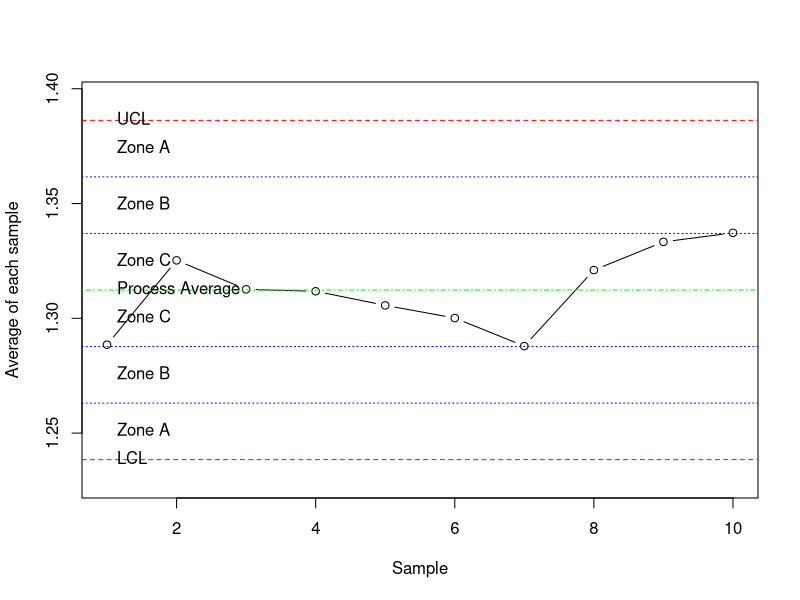

Here is the R script that generated this plot:
#Clear the environment
rm(list=ls())

#Load required libraries
library(matrixStats)

#Load in our big dataset (For now, use that other formula to generate a fake dataset )
voltages <- as.data.frame(replicate(4, rnorm(10,mean=1.31,sd=0.05)))

#Calculate X'' and R
sampleMeans <-rowMeans(voltages) 
gpAve <- mean(sampleMeans)

maxMinList <- rowRanges(as.matrix(voltages))
rangeAve<- mean(maxMinList[,2]-maxMinList[,1])

#Calculate UCL and LCL
a2 <- 0.729
ucl <- gpAve + a2*rangeAve
lcl <- gpAve - a2*rangeAve

#Determine the intervals for each zone. Store in a dataframe for easy reference later on
zoneDistance <- (ucl - gpAve)/3

cZones <- c(gpAve + zoneDistance, gpAve - zoneDistance)
bZones <- c(gpAve + 2*zoneDistance, gpAve - 2*zoneDistance)
aZones <- c(ucl, lcl)

zoneDf <- data.frame(cZones,bZones,aZones)
colnames(zoneDf) <- c('C', 'B', 'A')

#Plot X' with a clear centreline, dotted lines for each zone and a dashed line for UCL and LCL
results <- plot(sampleMeans, type = "b", ylab = "Average of each sample", xlab = "Sample", ylim = c(lcl-0.01,ucl+0.01))

#Plot the centreline
abline(h=gpAve, lty=4, col="green")
text(gpAve, results, labels="Process Average", pos=4)

#Plot LCL and UCL
abline(h=lcl, lty=2, col="red")
text(lcl, results, labels="LCL", pos=4)
abline(h=ucl, lty=2, col="red")
text(ucl, results, labels="UCL", pos=4)

#Plot the zones
abline(h=zoneDf$C[1], lty=3, col="blue")
abline(h=zoneDf$C[2], lty=3, col="blue")

abline(h=zoneDf$B[1], lty=3, col="blue")
abline(h=zoneDf$B[2], lty=3, col="blue")

text(gpAve + zoneDistance/2, results, labels="Zone C", pos=4)
text(gpAve - zoneDistance/2, results, labels="Zone C", pos=4)

text(gpAve + 1.5*zoneDistance, results, labels="Zone B", pos=4)
text(gpAve - 1.5*zoneDistance, results, labels="Zone B", pos=4)

text(gpAve + 2.5*zoneDistance, results, labels="Zone A", pos=4)
text(gpAve - 2.5*zoneDistance, results, labels="Zone A", pos=4)
